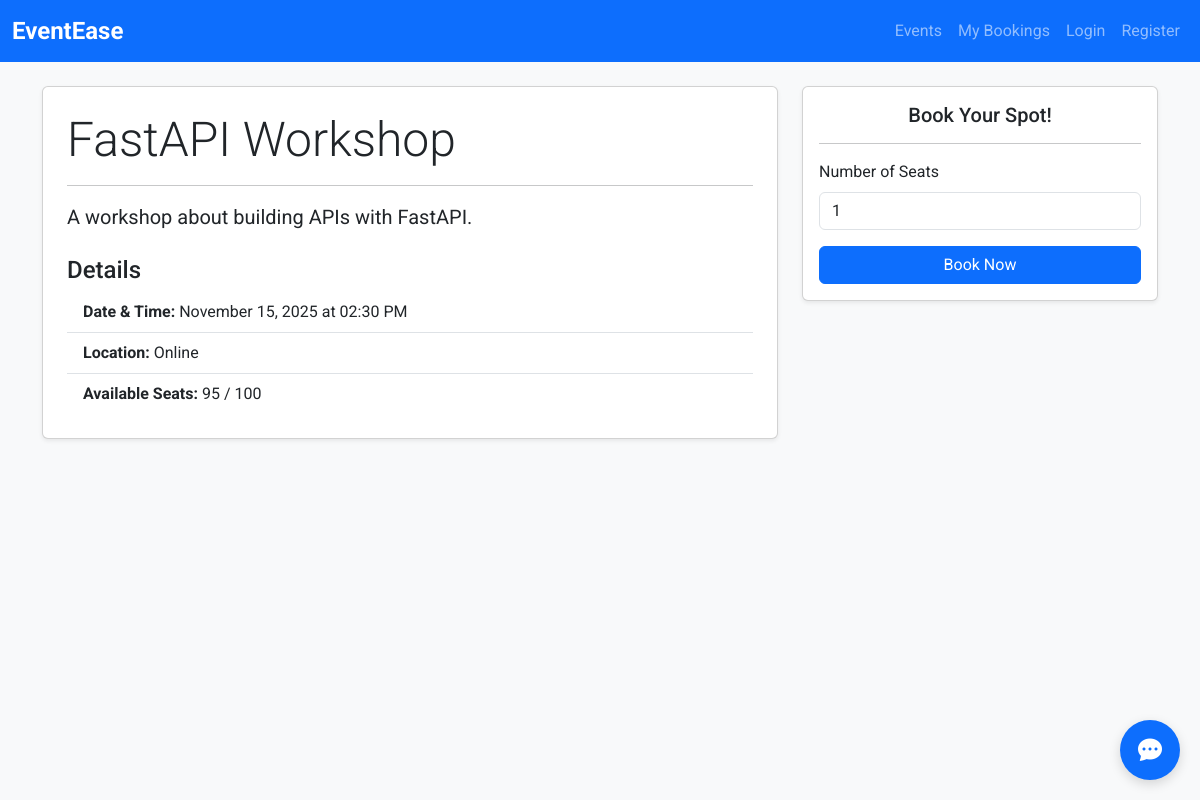
Before: /events/1 with the older database file.
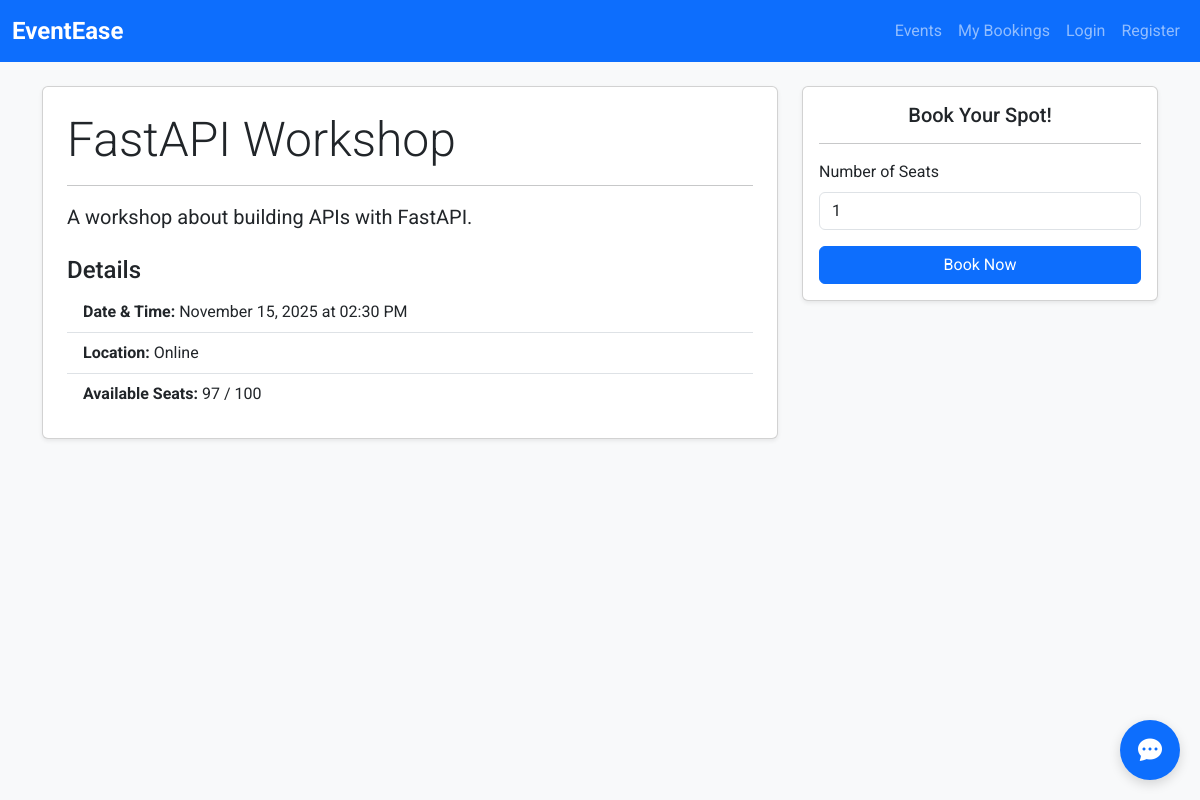
After: the same page with the newer database file.
### models.py (models this page shows)
class Event(Base):
    __tablename__ = "events"
    id = Column(Integer, primary_key=True, index=True)
    title = Column(String, index=True, nullable=False)
    description = Column(String)
    location = Column(String, nullable=False)
    date_time = Column(DateTime, nullable=False)
    total_seats = Column(Integer, nullable=False)
    available_seats = Column(Integer, nullable=False)
    creator_id = Column(Integer, ForeignKey("users.id"))
    creator = relationship("User", back_populates="events")
    bookings = relationship("Booking", back_populates="event")

### app.py (the view)
@app.get("/events/{event_id}", include_in_schema=False)
def get_event_detail_page(request: Request, event_id: int, db: Session = Depends(get_db)):
    event = event_crud.get_event(db, event_id=event_id)
    if not event:
         raise HTTPException(status_code=status.HTTP_404_NOT_FOUND, detail="Event not found")
    return templates.TemplateResponse("event_detail.html", {"request": request, "event": event})

### templates/event_detail.html (shortened to what this page needs)
{% extends "base.html" %}
{% block content %}
<div class="row">
    <div class="col-lg-8 mb-4">
        <div class="card shadow-sm h-100">
            <div class="card-body p-4">
                <h1 class="display-5">{{ event.title }}</h1>
                <hr>
                <p class="fs-5">{{ event.description }}</p>
                <h4 class="mt-4">Details</h4>
                <ul class="list-group list-group-flush">
                    <li class="list-group-item">
                        <strong>Date & Time:</strong> {{ event.date_time.strftime('%B %d, %Y at %I:%M %p') }}
                    </li>
                    <li class="list-group-item">
                        <strong>Location:</strong> {{ event.location }}
                    </li>
                    <li class="list-group-item">
                        <strong>Available Seats:</strong> {{ event.available_seats }} / {{ event.total_seats }}
                    </li>
                </ul>
            </div>
        </div>
    </div>
    <div class="col-lg-4 mb-4">
        <div class="card shadow-sm">
            <div class="card-body">
                <h5 class="card-title text-center">Book Your Spot!</h5>
                <hr>
                <form id="booking-form">
                    <div class="mb-3">
                        <label for="number_of_seats" class="form-label">Number of Seats</label>
                        <input type="number" class="form-control" id="number_of_seats" value="1" min="1" max="{{ event.available_seats }}" required>
                    </div>
                    <button type="submit" class="btn btn-primary w-100">Book Now</button>
                </form>
            </div>
        </div>
    </div>
</div>
{% endblock %}

### templates/base.html (shortened to what this page needs)
<!DOCTYPE html>
<html lang="en">
<head>
    <link href="https://cdn.jsdelivr.net/npm/bootstrap@5.3.3/dist/css/bootstrap.min.css" rel="stylesheet">
    <link rel="stylesheet" href="https://cdn.jsdelivr.net/npm/bootstrap-icons@1.11.3/font/bootstrap-icons.min.css">
    <link href="{{ url_for('static', path='/css/style.css') }}" rel="stylesheet">
</head>
<body>
    <nav class="navbar navbar-expand-lg navbar-dark bg-primary">
        <div class="container-fluid">
            <a class="navbar-brand" href="/">EventEase</a>
            <div class="collapse navbar-collapse" id="navbarNav">
                <ul class="navbar-nav ms-auto">
                    <li class="nav-item">
                        <a class="nav-link" href="/events">Events</a>
                    </li>
                    <li class="nav-item">
                        <a class="nav-link" href="/bookings/me">My Bookings</a>
                    </li>
                    <li class="nav-item">
                        <a class="nav-link" href="/users/login">Login</a>
                    </li>
                    <li class="nav-item">
                        <a class="nav-link" href="/users/register">Register</a>
                    </li>
                </ul>
            </div>
        </div>
    </nav>
    <main class="container mt-4">
        {% block content %}{% endblock %}
    </main>
    <button class="chat-bubble" data-bs-toggle="modal" data-bs-target="#chatModal">
        <i class="bi bi-chat-dots-fill fs-4"></i>
    </button>
</body>
</html>

### static/css/style.css (style rules this page uses)
body { font-family: 'Roboto', sans-serif; background-color: #f8f9fa; }
.navbar-brand { font-weight: 700; font-size: 1.5rem; }
.chat-bubble { position: fixed; bottom: 20px; right: 20px; width: 60px; height: 60px; background-color: var(--bs-primary); color: white; border-radius: 50%; border: none; display: flex; align-items: center; justify-content: center; box-shadow: 0 4px 12px rgba(0,0,0,0.15); z-index: 1050; transition: all 0.2s ease-in-out; }

Changed rows visible on the page:
changed Event "FastAPI Workshop": available_seats "95" → "97"
